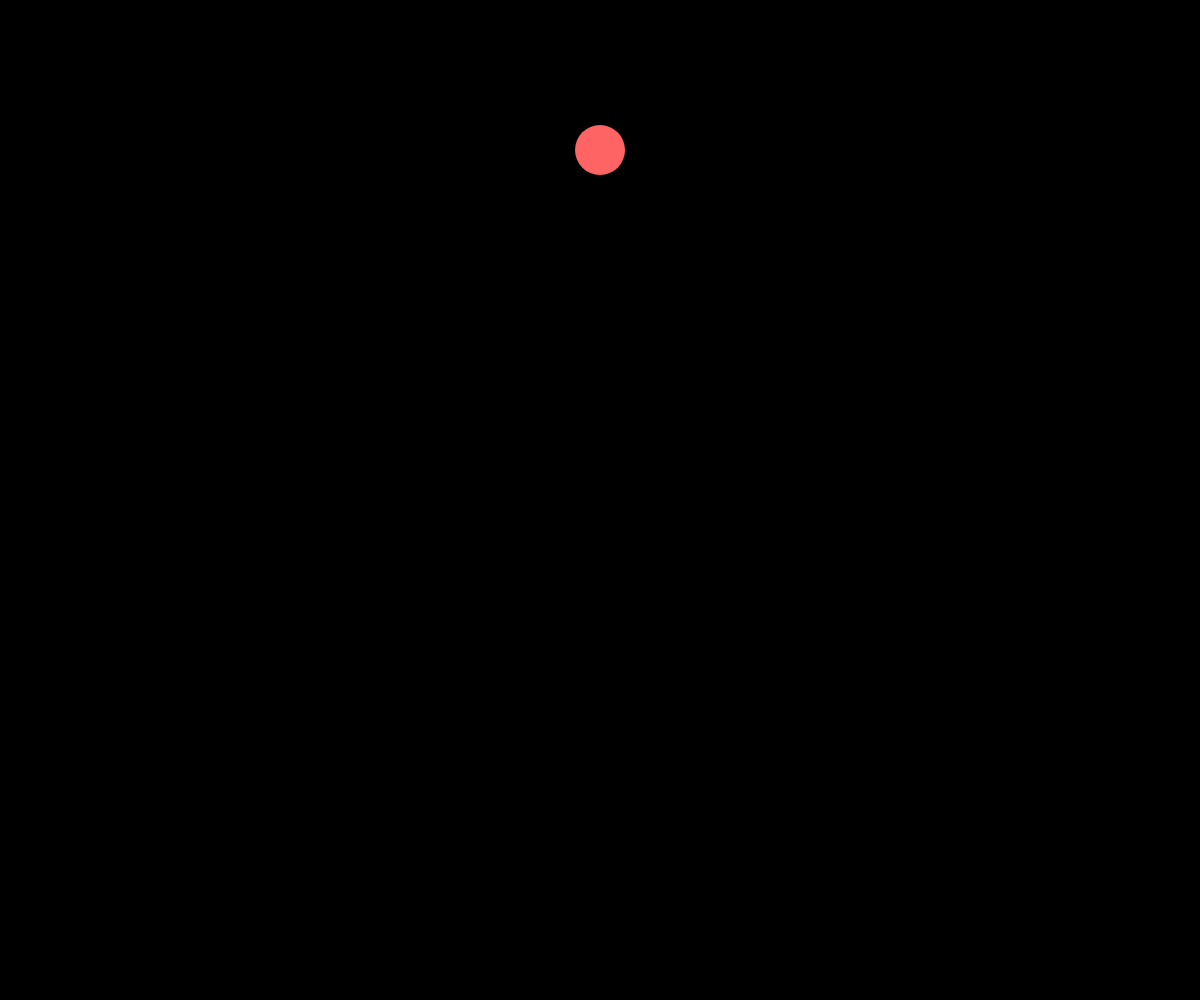
Frame 1 (no input)
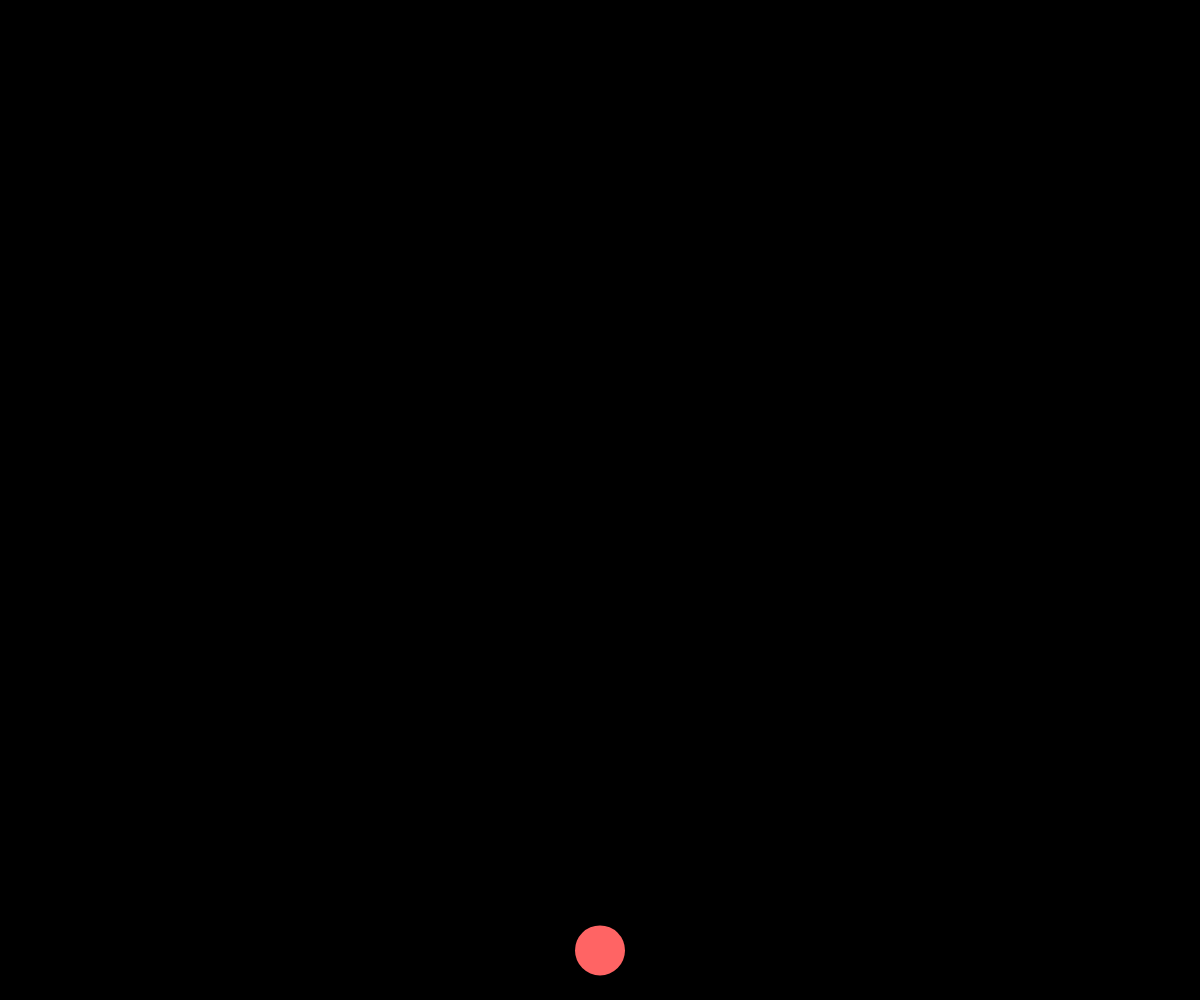
Frame 60 (no input)
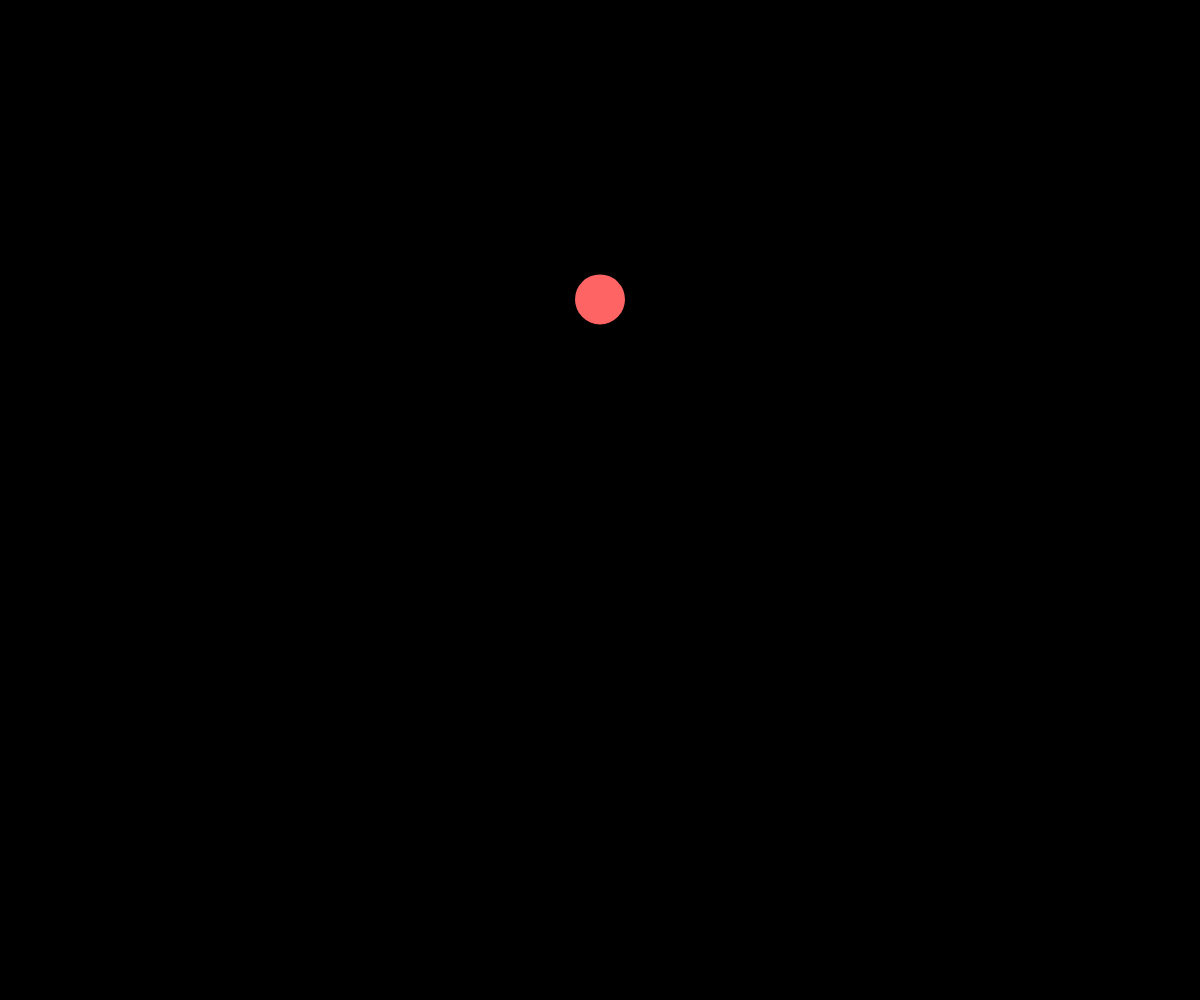
Frame 120 (the mouse pressed at the canvas centre since frame 60)

The p5.js sketch that drew these frames (run headless with seeded random() and noise() and a simulated clock; from frame 60 on, the mouse is pressed at the canvas centre):

// p5.js sketch
// ── sketch.js
//alert("HOLA GENTE"); 
/*
Este es un codigo 
que hace que una 
pelota rebote en 
la pantalla.
*/
let posY = 150;
let velY= 0;


function setup() {
    createCanvas(windowWidth, windowHeight);
}
function draw() {
    background(0);
    fill(500, 100, 100);
    noStroke();
  circle(width/2, posY, 50);
  posY += velY;
  velY += 0.5;
  console.log(posY); 
  if(posY > height -25){
    velY *= -0.9;
  } 
}
// ── style.css
/* ---- Reset ---- */
*,
*::before,
*::after {
  margin: 0;
  padding: 0;
  box-sizing: border-box;
}

html,
body {
  width: 100%;
  height: 100%;
  overflow: hidden; /* sin scroll: el canvas ocupa toda la pantalla */
  background: linear-gradient(180deg, #3c096c 0%, #17032b 55%, #000000 100%);
}

/* El canvas de p5 es inline por defecto; display:block evita un espacio fantasma */
canvas {
  display: block;
}

/* ---- Titulo tenebroso centrado (naranja + morado neon) ---- */
.titulo {
  position: fixed;
  top: 50%;
  left: 50%;
  transform: translate(-50%, -50%);
  z-index: 10;
  pointer-events: none; /* deja pasar el cursor para que la pelota se pueda detener */
  font-family: "Creepster", "Chiller", system-ui, cursive;
  font-weight: 400;
  font-size: clamp(3.5rem, 13vw, 9rem);
  letter-spacing: 0.06em;
  text-align: center;
  white-space: nowrap;

  /* Degradado naranja -> morado */
  background: linear-gradient(180deg, #ffd166 0%, #ff8c1a 40%, #c77dff 100%);
  -webkit-background-clip: text;
  background-clip: text;
  color: transparent;
  -webkit-text-stroke: 3px #12031f;

  /* Sombra oscura (relieve) + varios halos neon para que resalte */
  filter:
    drop-shadow(0 2px 0 #12031f)
    drop-shadow(0 0 6px #e0aaff)
    drop-shadow(0 0 18px #b15cff)
    drop-shadow(0 0 34px #7b2cbf);
  animation: brillo 2.4s ease-in-out infinite alternate;
}

@keyframes brillo {
  from {
    filter:
      drop-shadow(0 2px 0 #12031f)
      drop-shadow(0 0 5px #e0aaff)
      drop-shadow(0 0 14px #b15cff)
      drop-shadow(0 0 26px #7b2cbf);
  }
  to {
    filter:
      drop-shadow(0 2px 0 #12031f)
      drop-shadow(0 0 10px #ff8c1a)
      drop-shadow(0 0 24px #b15cff)
      drop-shadow(0 0 46px #7b2cbf);
  }
}
